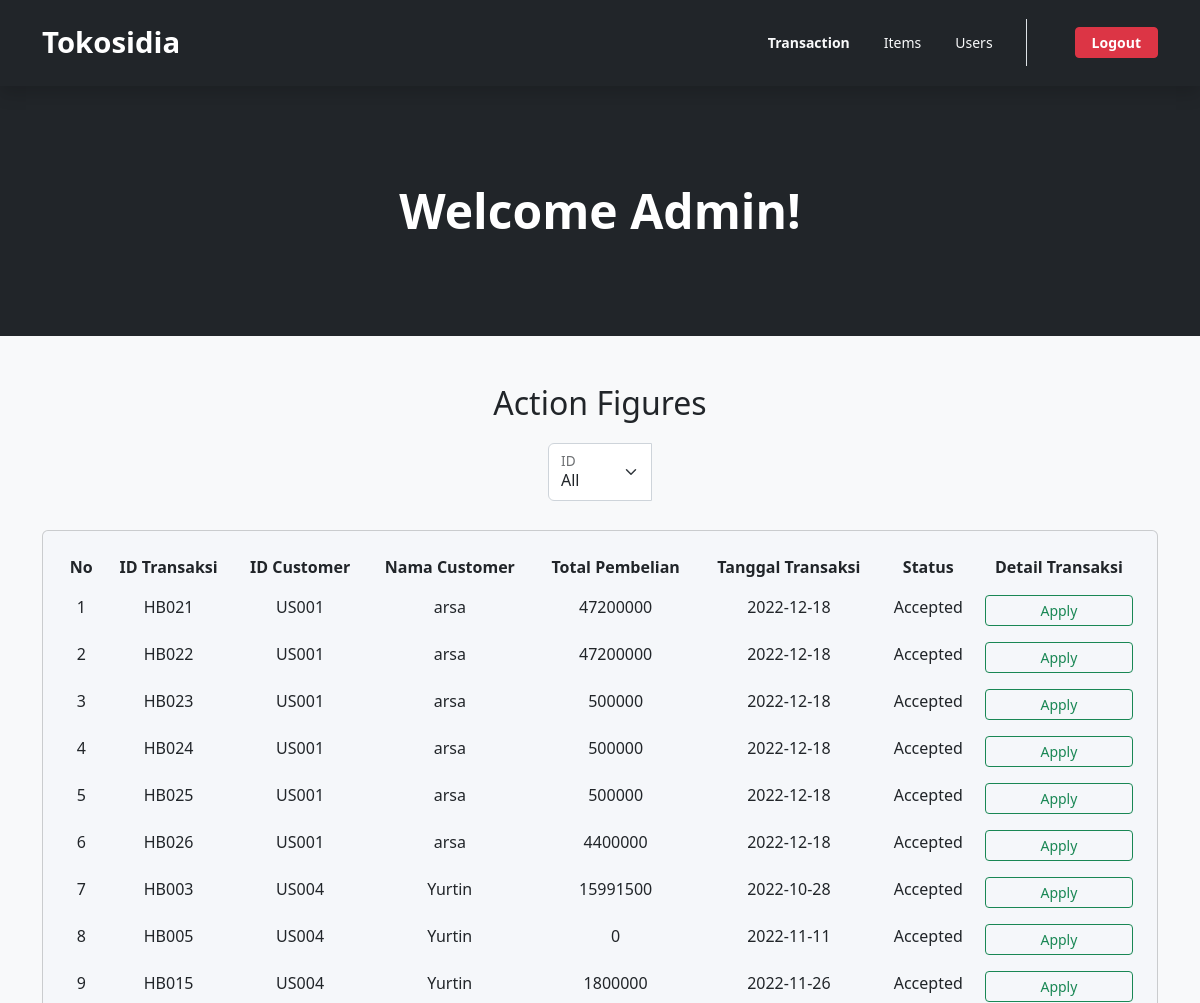
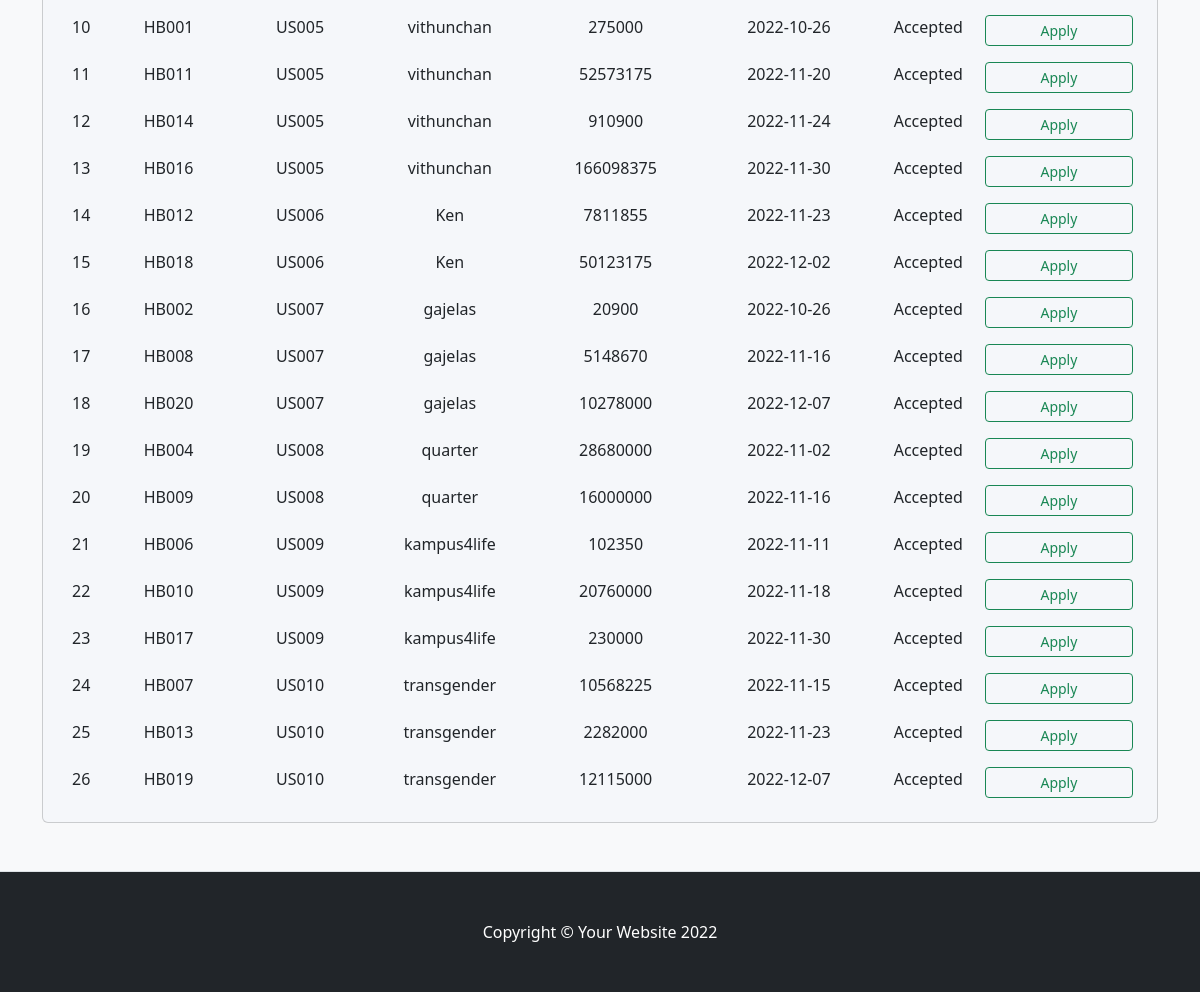
The app's page /admin.php, older data (2 pictures, top to bottom).
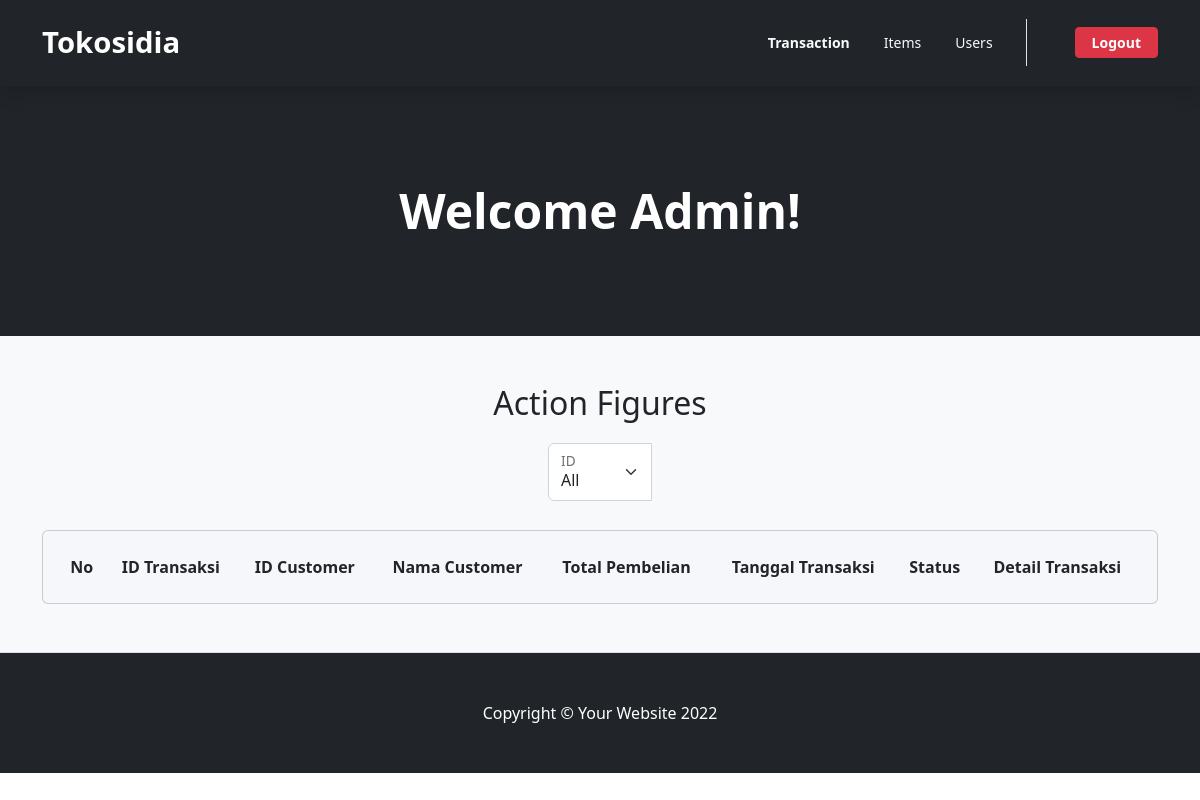
The same page, newer data.
### tables this page shows
CREATE TABLE `htrans_beli` (
  `hb_id` varchar(5) NOT NULL,
  `hb_date` date NOT NULL,
  `hb_total` double NOT NULL,
  `hb_customerid` varchar(5) NOT NULL,
  `hb_di_id` varchar(5) DEFAULT NULL,
  PRIMARY KEY (`hb_id`),
  KEY `FKCUSTOMER_HTRANSBELI` (`hb_customerid`),
  KEY `FKDISCOUNT_HTRANSBELI` (`hb_di_id`),
  CONSTRAINT `FKCUSTOMER_HTRANSBELI` FOREIGN KEY (`hb_customerid`) REFERENCES `users` (`us_id`),
  CONSTRAINT `FKDISCOUNT_HTRANSBELI` FOREIGN KEY (`hb_di_id`) REFERENCES `discount` (`di_id`)
);

CREATE TABLE `users` (
  `us_id` varchar(5) NOT NULL,
  `us_username` varchar(255) NOT NULL,
  `us_email` varchar(255) NOT NULL,
  `us_gender` tinyint(1) NOT NULL COMMENT '1=Male, 0=Female',
  `us_password` varchar(30) NOT NULL,
  `us_status` int(1) NOT NULL DEFAULT 1,
  PRIMARY KEY (`us_id`)
);

### admin.php (the view, shortened to what this page needs)
<?php
    require('action.php');
?>
<!DOCTYPE html>
<html lang="en">
    <head>
        <link href="https://cdn.jsdelivr.net/npm/bootstrap-icons@1.4.1/font/bootstrap-icons.css" rel="stylesheet">
        <link href="https://cdn.jsdelivr.net/npm/bootstrap@5.2.2/dist/css/bootstrap.min.css" rel="stylesheet">
        <link href="assets/css/general.css" rel="stylesheet">
    </head>
    <body>
        <nav class="my-nav navbar navbar-expand-lg p-3 position-sticky top-0 w-100 shadow navbar-dark bg-dark">
            <div class="container">
                <a class="navbar-brand" href="admin.php" style="font-size: 22pt; font-weight: bold;">Tokosidia</a>
                <div class="collapse navbar-collapse" id="navbarSupportedContent">
                    <ul class="navbar-nav ms-auto mb-2 me-5 mb-lg-0 px-3 border-end">
                        <li class="nav-item">
                            <a class="nav-link" aria-current="page" href="">
                                <button class="btn btn-sm text-light fw-bold">Transaction</button>
                            </a>
                        </li>
                        <li class="nav-item">
                            <a class="nav-link" href="admin-item.php">
                                <button class="btn btn-sm text-light">Items</button>
                            </a>
                        </li>
                        <li class="nav-item">
                            <a class="nav-link" href="admin-user.php">
                                <button class="btn btn-sm text-light">Users</button>
                            </a>
                        </li>
                    </ul>
                    <div class="d-flex">
                        <a class="" href="index.php">
                            <button class="btn btn-danger btn-sm px-3 fw-bold" name="logout">Logout</button>
                        </a>
                    </div>
                </div>
            </div>
        </nav>
        <header class="bg-dark py-5">
            <div class="container px-5">
                <div class="row gx-5 justify-content-center">
                    <div class="col-lg-6">
                        <div class="text-center my-5">
                            <h1 class="display-5 fw-bolder text-white mb-2">Welcome Admin!</h1>
                        </div>
                    </div>
                </div>
            </div>
        </header>
        <section class="intro py-5 border-bottom bg-light" id="features">
            <div class="mask d-flex align-items-center h-100">
                <div class="container text-center">
                    <h2>Action Figures</h2>
                    <div class="row justify-content-center">
                        <form action="" method="post">
                            <div class="input-group mx-auto" style="width: 200px; height: 100px; align-items: center;">
                                <div class="form-floating mb-3 mx-5">
                                    <select class="form-select" name='lokasi' id='lokasi'>
                                        <option value=''>All</option>
                                    </select>
                                    <label for="lokasi">ID</label>
                                </div>
                            </div>
                        </form>
                    </div>
                    <div class="row justify-content-center">
                        <div class="col-12">
                            <div class="card shadow-2-strong" style="background-color: #f5f7fa;">
                                <div class="card-body">
                                    <div class="table-responsive">
                                        <table class="table table-borderless mb-0 align-items-center justify-content-center">
                                            <thead>
                                            <tr>
                                                <th scope="col">No </th>
                                                <th scope="col">ID Transaksi</th>
                                                <th scope="col">ID Customer</th>
                                                <th scope="col">Nama Customer</th>
                                                <th scope="col">Total Pembelian</th>
                                                <th scope="col">Tanggal Transaksi</th>
                                                <th scope="col">Status</th>
                                                <th scope="col">Detail Transaksi</th>
                                            </tr>
                                            </thead>
                                            <tbody>
                                            <tbody>
                                                <?php
                                                    $query = "SELECT h.hb_id as 'ID_Trans', h.hb_customerid as 'ID' ,u.us_username as 'Cust_name', h.hb_total as 'Total', h.hb_date as 'Tanggal'
                                                             from htrans_beli h join users u on u.us_id = h.hb_customerid";
                                                    $query = mysqli_query($con, $query);
                                                    $counter =1;
                                                    while($row = mysqli_fetch_array($query, MYSQLI_ASSOC)){
                                                ?>
                                                <tr>
                                                    <td><?=$counter++?></td>
                                                    <td><?=$row['ID_Trans']?></td>
                                                    <td><?=$row['ID']?></td>
                                                    <td><?=$row['Cust_name']?></td>
                                                    <td><?=$row['Total']?></td>
                                                    <td><?=$row['Tanggal']?></td>
                                                    <td>Accepted</td>
                                                    <td class="d-grid gap-2">
                                                        <button name='btn-apply' class='btn btn-outline-success btn-sm px-4'>Apply</button>
                                                    </td>
                                                </tr>
                                                <?php
                                                    }
                                                ?>
                                            </tbody>
                                        </table>
                                    </div>
                                </div>
                            </div>
                        </div>
                    </div>
                </div>
            </div>
        </section>
        <footer class="py-5 bg-dark">
            <div class="container px-5"><p class="m-0 text-center text-white">Copyright &copy; Your Website 2022</p></div>
        </footer>
    </body>
</html>

### assets/css/general.css (style rules this page uses)
.input-group { position: relative; }
.my-nav { z-index: 10; }

Row changes from the older to the newer data that the page shows:
removed htrans_beli: hb_id "HB021", hb_customerid "US001", hb_customerid.us_username "arsa", hb_total "47200000", hb_date "2022-12-18"
removed htrans_beli: hb_id "HB022", hb_customerid "US001", hb_customerid.us_username "arsa", hb_total "47200000", hb_date "2022-12-18"
removed htrans_beli: hb_id "HB023", hb_customerid "US001", hb_customerid.us_username "arsa", hb_total "500000", hb_date "2022-12-18"
removed htrans_beli: hb_id "HB024", hb_customerid "US001", hb_customerid.us_username "arsa", hb_total "500000", hb_date "2022-12-18"
removed htrans_beli: hb_id "HB025", hb_customerid "US001", hb_customerid.us_username "arsa", hb_total "500000", hb_date "2022-12-18"
removed htrans_beli: hb_id "HB026", hb_customerid "US001", hb_customerid.us_username "arsa", hb_total "4400000", hb_date "2022-12-18"
removed htrans_beli: hb_id "HB003", hb_customerid "US004", hb_customerid.us_username "Yurtin", hb_total "15991500", hb_date "2022-10-28"
removed htrans_beli: hb_id "HB005", hb_customerid "US004", hb_customerid.us_username "Yurtin", hb_total "0", hb_date "2022-11-11"
removed htrans_beli: hb_id "HB015", hb_customerid "US004", hb_customerid.us_username "Yurtin", hb_total "1800000", hb_date "2022-11-26"
removed htrans_beli: hb_id "HB001", hb_customerid "US005", hb_customerid.us_username "vithunchan", hb_total "275000", hb_date "2022-10-26"
removed htrans_beli: hb_id "HB011", hb_customerid "US005", hb_customerid.us_username "vithunchan", hb_total "52573175", hb_date "2022-11-20"
removed htrans_beli: hb_id "HB014", hb_customerid "US005", hb_customerid.us_username "vithunchan", hb_total "910900", hb_date "2022-11-24"
removed htrans_beli: hb_id "HB016", hb_customerid "US005", hb_customerid.us_username "vithunchan", hb_total "166098375", hb_date "2022-11-30"
removed htrans_beli: hb_id "HB012", hb_customerid "US006", hb_customerid.us_username "Ken", hb_total "7811855", hb_date "2022-11-23"
removed htrans_beli: hb_id "HB018", hb_customerid "US006", hb_customerid.us_username "Ken", hb_total "50123175", hb_date "2022-12-02"
removed htrans_beli: hb_id "HB002", hb_customerid "US007", hb_customerid.us_username "gajelas", hb_total "20900", hb_date "2022-10-26"
removed htrans_beli: hb_id "HB008", hb_customerid "US007", hb_customerid.us_username "gajelas", hb_total "5148670", hb_date "2022-11-16"
removed htrans_beli: hb_id "HB020", hb_customerid "US007", hb_customerid.us_username "gajelas", hb_total "10278000", hb_date "2022-12-07"
removed htrans_beli: hb_id "HB004", hb_customerid "US008", hb_customerid.us_username "quarter", hb_total "28680000", hb_date "2022-11-02"
removed htrans_beli: hb_id "HB009", hb_customerid "US008", hb_customerid.us_username "quarter", hb_total "16000000", hb_date "2022-11-16"
removed htrans_beli: hb_id "HB006", hb_customerid "US009", hb_customerid.us_username "kampus4life", hb_total "102350", hb_date "2022-11-11"
removed htrans_beli: hb_id "HB010", hb_customerid "US009", hb_customerid.us_username "kampus4life", hb_total "20760000", hb_date "2022-11-18"
removed htrans_beli: hb_id "HB017", hb_customerid "US009", hb_customerid.us_username "kampus4life", hb_total "230000", hb_date "2022-11-30"
removed htrans_beli: hb_id "HB007", hb_customerid "US010", hb_customerid.us_username "transgender", hb_total "10568225", hb_date "2022-11-15"
removed htrans_beli: hb_id "HB013", hb_customerid "US010", hb_customerid.us_username "transgender", hb_total "2282000", hb_date "2022-11-23"
removed htrans_beli: hb_id "HB019", hb_customerid "US010", hb_customerid.us_username "transgender", hb_total "12115000", hb_date "2022-12-07"
